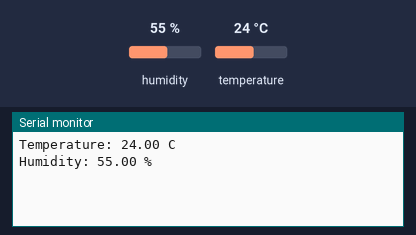
A sketch run on a simulated Arduino Uno, built with avr-gcc and run on an emulated ATmega328P. On the bench: the last lines printed to the serial monitor. The test bench sets the inputs (shaded band); at power-on: humidity 55 %, temperature 24 °C.

Above: at 1.3 s.
1.4 s: humidity set to 22 %
3.4 s: temperature set to 12 °C
At 5.0 s:
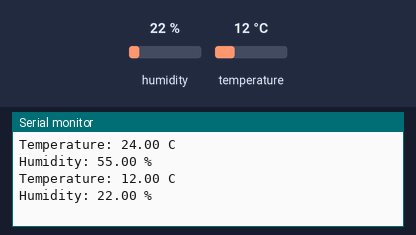
5.4 s: humidity set to 40 %
At 7.8 s:
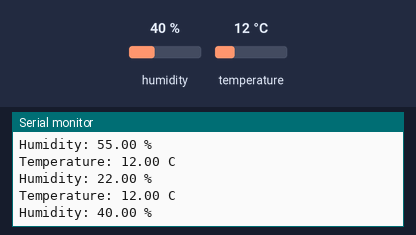
Timing chart, 0 to 9.3 s (numbered marks = the images above; inputs shaded):
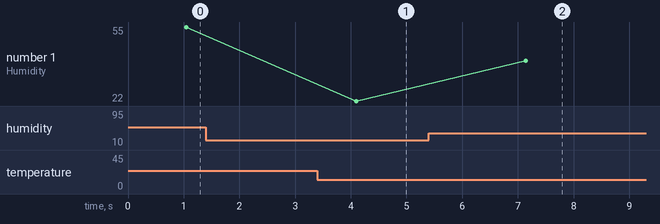

Measured:
- after the input at 3.4 s, the serial monitor: prints a new line after 0.69 s (image 1)
- after the input at 5.4 s, the serial monitor: prints a new line after 1.7 s (image 2)
- plotted number 1: 22 → 40 after the input at 5.4 s

The sketch:

ReadTempAndHumidity.ino
```cpp
#include <DHT11.h>

// Create an instance of the DHT11 class and set the digital I/O pin.
DHT11 dht11(5);

void setup()
{
    // Initialize serial communication at 115200 baud.
    Serial.begin(115200);
}

void loop()
{
    // Read the humidity from the sensor.
    float humidity = dht11.readHumidity();

    // Read the temperature from the sensor.
    float temperature = dht11.readTemperature();

    // If the temperature and humidity readings were successful, print them to the serial monitor.
    if (temperature != -1 && humidity != -1)
    {
        Serial.print("Temperature: ");
        Serial.print(temperature);
        Serial.println(" C");

        Serial.print("Humidity: ");
        Serial.print(humidity);
        Serial.println(" %");
    }
    else
    {
        // If the temperature or humidity reading failed, print an error message.
        Serial.println("Error reading data");
    }

    // Wait for 2 seconds before the next reading.
    delay(2000);
}
```
